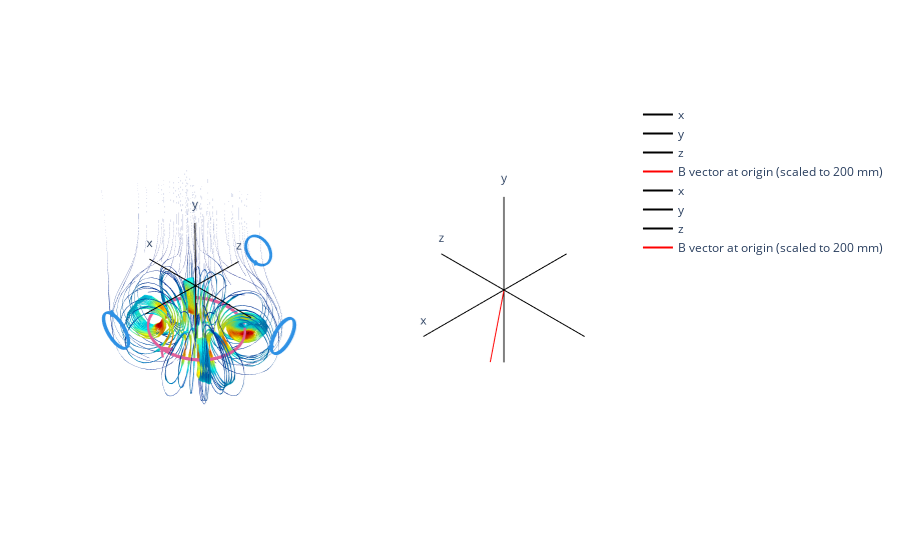

Source (notebook cell):
### Markdown cell above
### Optimising B field experimentally
The B field is provided by 4 Helmholtz coils. These are orientated along the $\hat{x}+\hat{z}$, $\hat{x}-\hat{z}$ axes and in the $\hat{y}$ axis as shown in the figure by the red lines/circles (representing coils perpendicular and parallel to the top down perspective)

<p align="center">
<img src="img/trap_setup.png" height="300">
</p>

Our goal is to change the current in each of these coils to align the B field to be perpendicular with the E field of the cooling laser. We could do complicated simulations to figure out what our expected change in magnetic field would be given a change in current, as is done in helmholtz.ipynb. Instead, we will just assume that $B\propto I$, and so we will pretend that we can control the B field vector by changing the current values as a vector.

$$\bar{B}=\bar{B}_{x}+\bar{B}_{y}+\bar{B}_{z}+\bar{B}_{\text{main}}+\bar{B}_{\text{ext}}$$
$$ \propto I_x \hat{i} + I_y \hat{j} + I_z \hat{k} + \bar{I}_{\text{ext, equiv}}$$

I've written the external field as being produced by an equivilent current. From this we can begin calculating the corrections.

$$\Delta \bar{B} = \bar{B}_{\text{actual}} - \bar{B}_{\text{target}} = \Delta r \hat{r} + \Delta\theta \hat{\theta} + \Delta\phi \hat{\phi}$$
$$=\Delta x \hat{i} + \Delta y \hat{j} + \Delta z \hat{k}$$

We can begin to perform a gradient descent algorithm to minimise this difference. Based on the $\Delta$'s, we can change $I_x$, $I_y$, $I_z$ together but reduce the change by a "learning rate" $l$. So our next estimate will be

$$B_{i, n+1}\propto I_i - l\Delta B_{i, n}$$

Where $B_i$ is the $i^\text{th}$ element of the B and I vectors respectively, while $n$ is the iteration step. This is equivilent to just the Proportional component of a PID control loop. This can be simulated using our helmholtz simulation we described earlier.

As an example, this code block creates 4 helmholtz coils in approximately the right position as we have in our experiment. We can then calculate the magnetic fields of these coils and show them. Finally we can sample a point in space (we used the origin in this example) that we say is where our ion is. The magnetic field at this point gives us the True B field that the ion is experiencing.

### Code cell
from B_field_sources import experimental_setup, show_coils, magpy, PolarVector, np, show_fields, add_uniform_field
from plotly_wrapper import VectorPlot, Subplots

# Prepare vector plot axes
vp = VectorPlot(axis_size=400)

# Get the experimental coils
coils = experimental_setup()

# Measure the B field at origin
sensor_location = (0, 0, 0)
measured_B_field = magpy.getB(coils, sensor_location)

# Add a uniform external feild using PolarVector
uniform_background_field = PolarVector(r=0.02, theta=0, phi=0)

# Change measured field to include uniform background field
measured_B_field = add_uniform_field(uniform_background_field, measured_B_field)

# Convert measured_B_field into a PolarVector using the cartesian coordiantes argument
vec = PolarVector(cartesian=tuple(measured_B_field))

# Scale the measured B vector to 200 mm 
scale_measured_b = 200
vec.scale_mag(1/vec.r * scale_measured_b)

# Rotate the displayed axes to align with the previous examples.
# vp.align_vectors_with_experiment()
vp.rotate_about_z(theta=-np.pi/2)
vp.rotate_about_y(theta=-np.pi/2)

# Add measured B vector to the vector plot class and prepare it for plotting
vp.add_vector({f"B vector at origin (scaled to {scale_measured_b} mm)": vec}, dict(line=dict(color="red")))
vp.prepare_plot()

# Get figure from show coils
fig = show_coils(coils, backend='plotly', showlegend=False, return_fig=True)

# Calculate the fields using the coils with a uniform background field
field_trace = show_fields(coils, uniform_field_vector=uniform_background_field)

# Add the field trace and the vector plot traces
fig.add_traces(field_trace)
for trace in vp.graph_objects:
    fig.add_traces(trace)

sub = Subplots(rows=1, cols=2, specs=[[{'type': 'scene'}, {'type': 'scene'}]])
sub.update_subplot(1, 1, fig.data, xaxis_kwargs=dict(range=[-300, 300]), yaxis_kwargs=dict(range=[-300, 300]),
                   update_scenes_kwargs=dict(xaxis_visible=False, yaxis_visible=False, zaxis_visible=False))

vp.reset_plot()
vp.rotate_about_z(theta=np.pi/2)
vp.prepare_plot()

sub.update_subplot(1, 2, vp.graph_objects, update_scenes_kwargs=dict(xaxis_visible=False, yaxis_visible=False, zaxis_visible=False))

sub.layout(scene=dict(zaxis=dict(range=[-300, 300])))
sub.fig.show()

### Figure 1 — Plotly figure (JSON) as saved in the notebook; plotly's stock layout.template omitted (floating-point values rounded to 4 significant figures; data arrays with more than 128 entries replaced by an {"elided": "..."} marker saying what was removed)
{"data": [{"legendgroup": "Collection(id=2402786848352)", "line": {"color": "#2E91E5", "width": 4.4}, "mode": "lines", "name": "Collection(id=2402786848352)", "opacity": 1, "scene": "scene", "showlegend": false, "type": "scatter3d", "x": {"elided": "3240 float values"}, "y": {"elided": "3240 float values"}, "z": {"elided": "3240 float values"}}, {"legendgroup": "Collection(id=2402786207504, label='z')", "line": {"color": "#E15F99", "width": 4.4}, "mode": "lines", "name": "z", "opacity": 1, "scene": "scene", "showlegend": false, "type": "scatter3d", "x": {"elided": "1080 float values"}, "y": {"elided": "1080 float values"}, "z": {"elided": "1080 float values"}}, {"colorscale": [[0, "rgb(0,0,131)"], [0.2, "rgb(0,60,170)"], [0.4, "rgb(5,255,255)"], [0.6, "rgb(255,255,0)"], [0.8, "rgb(250,0,0)"], [1, "rgb(128,0,0)"]], "maxdisplayed": 700, "name": "B fields", "scene": "scene", "showscale": false, "sizeref": 0.3, "starts": {"x": [-94, -94, -94, -94, -27.33, -27.33, -27.33, -27.33, 39.33, 39.33, 39.33, 39.33, 106, 106, 106, 106, -94, -94, -94, -94, -27.33, -27.33, -27.33, -27.33, 39.33, 39.33, 39.33, 39.33, 106, 106, 106, 106, -94, -94, -94, -94, -27.33, -27.33, -27.33, -27.33, 39.33, 39.33, 39.33, 39.33, 106, 106, 106, 106, -94, -94, -94, -94, -27.33, -27.33, -27.33, -27.33, 39.33, 39.33, 39.33, 39.33, 106, 106, 106, 106], "y": [-93, -93, -93, -93, -93, -93, -93, -93, -93, -93, -93, -93, -93, -93, -93, -93, -26.33, -26.33, -26.33, -26.33, -26.33, -26.33, -26.33, -26.33, -26.33, -26.33, -26.33, -26.33, -26.33, -26.33, -26.33, -26.33, 40.33, 40.33, 40.33, 40.33, 40.33, 40.33, 40.33, 40.33, 40.33, 40.33, 40.33, 40.33, 40.33, 40.33, 40.33, 40.33, 107, 107, 107, 107, 107, 107, 107, 107, 107, 107, 107, 107, 107, 107, 107, 107], "z": [-88, -21.33, 45.33, 112, -88, -21.33, 45.33, 112, -88, -21.33, 45.33, 112, -88, -21.33, 45.33, 112, -88, -21.33, 45.33, 112, -88, -21.33, 45.33, 112, -88, -21.33, 45.33, 112, -88, -21.33, 45.33, 112, -88, -21.33, 45.33, 112, -88, -21.33, 45.33, 112, -88, -21.33, 45.33, 112, -88, -21.33, 45.33, 112, -88, -21.33, 45.33, 112, -88, -21.33, 45.33, 112, -88, -21.33, 45.33, 112, -88, -21.33, 45.33, 112]}, "type": "streamtube", "u": {"elided": "3375 float values"}, "v": {"elided": "3375 float values"}, "w": {"elided": "3375 float values"}, "x": {"elided": "3375 float values"}, "y": {"elided": "3375 float values"}, "z": {"elided": "3375 float values"}}, {"line": {"color": "black"}, "mode": "lines+text", "name": "x", "scene": "scene", "text": ["", "x"], "type": "scatter3d", "x": [-7.499e-31, -2.449e-14], "y": [200, -200], "z": [-1.225e-14, 1.225e-14]}, {"line": {"color": "black"}, "mode": "lines+text", "name": "y", "scene": "scene", "text": ["", "y"], "type": "scatter3d", "x": [-1.225e-14, -1.225e-14], "y": [-1.225e-14, -1.225e-14], "z": [-200, 200]}, {"line": {"color": "black"}, "mode": "lines+text", "name": "z", "scene": "scene", "text": ["", "z"], "type": "scatter3d", "x": [200, -200], "y": [0, 0], "z": [-1.225e-14, 1.225e-14]}, {"line": {"color": "red"}, "mode": "lines+text", "name": "B vector at origin (scaled to 200 mm)", "scene": "scene", "type": "scatter3d", "x": [0, -20.64], "y": [0, -22.94], "z": [0, -197.6]}, {"scene": "scene", "showscale": false, "sizemode": "absolute", "sizeref": 0.5, "type": "cone", "u": [-20.64], "v": [-22.94], "w": [-197.6], "x": [-20.64, 0], "y": [-22.94, 0], "z": [-197.6, 0]}, {"line": {"color": "black"}, "mode": "lines+text", "name": "x", "scene": "scene2", "text": ["", "x"], "type": "scatter3d", "x": [-200, 200], "y": [1.225e-14, -3.674e-14], "z": [-1.225e-14, 1.225e-14]}, {"line": {"color": "black"}, "mode": "lines+text", "name": "y", "scene": "scene2", "text": ["", "y"], "type": "scatter3d", "x": [1.225e-14, 1.225e-14], "y": [-1.225e-14, -1.225e-14], "z": [-200, 200]}, {"line": {"color": "black"}, "mode": "lines+text", "name": "z", "scene": "scene2", "text": ["", "z"], "type": "scatter3d", "x": [1.225e-14, -1.225e-14], "y": [200, -200], "z": [-1.225e-14, 1.225e-14]}, {"line": {"color": "red"}, "mode": "lines+text", "name": "B vector at origin (scaled to 200 mm)", "scene": "scene2", "type": "scatter3d", "x": [0, 22.94], "y": [0, -20.64], "z": [0, -197.6]}, {"scene": "scene2", "showscale": false, "sizemode": "absolute", "sizeref": 0.5, "type": "cone", "u": [22.94], "v": [-20.64], "w": [-197.6], "x": [22.94, 0], "y": [-20.64, 0], "z": [-197.6, 0]}], "layout": {"scene": {"domain": {"x": [0, 0.45], "y": [0, 1]}, "xaxis": {"visible": false}, "yaxis": {"visible": false}, "zaxis": {"range": [-300, 300], "visible": false}}, "scene2": {"domain": {"x": [0.55, 1], "y": [0, 1]}, "xaxis": {"visible": false}, "yaxis": {"visible": false}, "zaxis": {"visible": false}}}}
